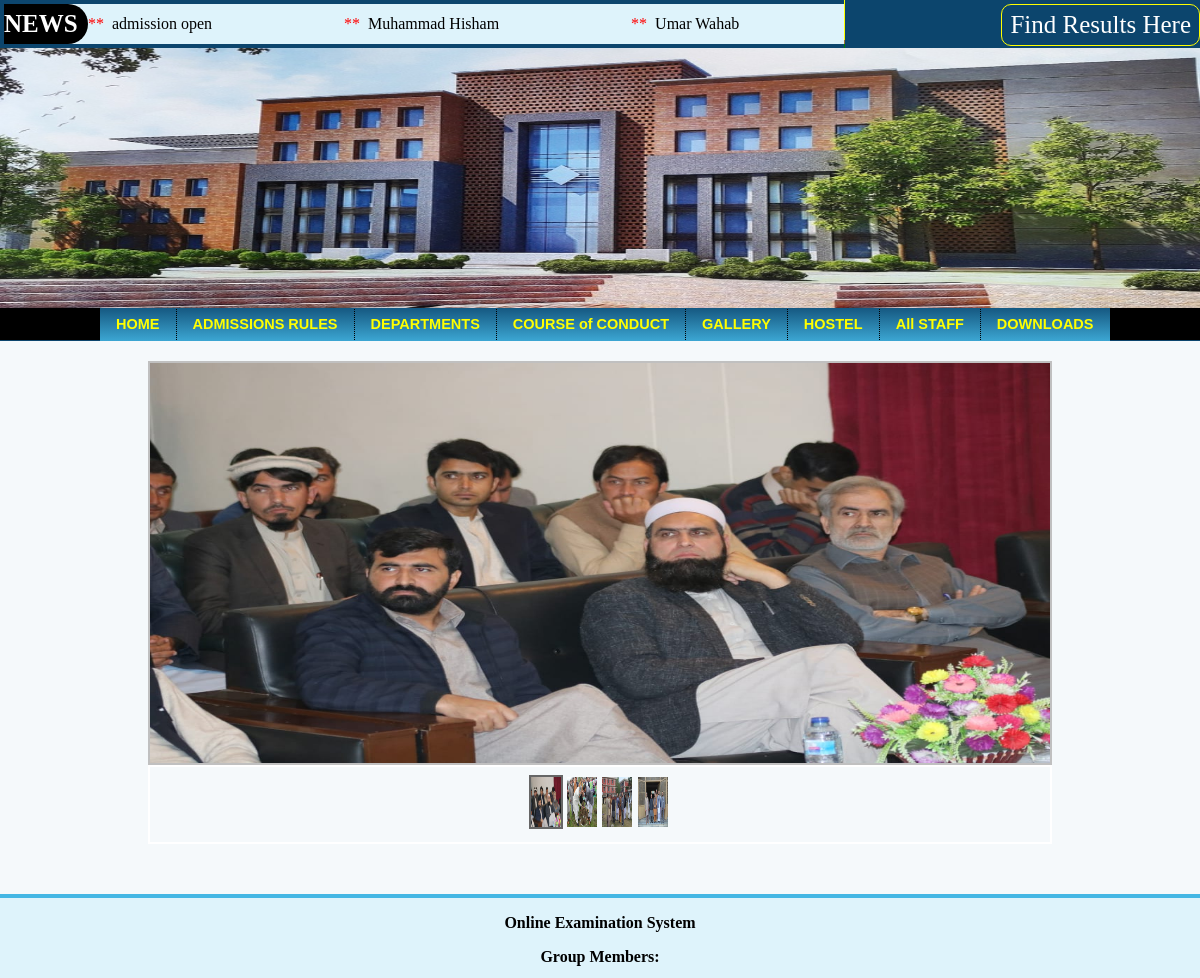
The page /index.php?page=gallery on the database its author committed.
### tables this page shows
CREATE TABLE `news` (
  `news_id` int(20) NOT NULL,
  `title` varchar(100) NOT NULL,
  `heading` varchar(200) NOT NULL,
  `url` text NOT NULL,
  `date` varchar(30) NOT NULL,
  `description` mediumtext NOT NULL
);

CREATE TABLE `gallery` (
  `img_id` int(20) NOT NULL,
  `img_path` text NOT NULL
);

### index.php (the view, shortened to what this page needs)
<html>
<head>
<link href="css/layout.css" rel="stylesheet">
  <link rel="stylesheet" href="gallery/css/responsiveslides.css">
  <link rel="stylesheet" href="gallery/css/demo.css">
</head>
<body>
<div id="container">
	<div id="header">
		<div id="top_bar">
			<div id="top_bar_left">
			<div style="float:left; width:10%; height:100%; color:white;  font-weight:bold; background:black; border-bottom-right-radius:70px; border-top-right-radius:70px; font-size:25px">NEWS</div>
			<div style="float:right; width:90%;" >
			<?php
			$news=mysql_query("select * from news");
			?>
			<marquee onmouseover="this.stop()" onmouseout="this.start()">
			<?php
			while($n=mysql_fetch_array($news)){
			?>
			<a href="news_detail.php?news_id=<?php echo $n['news_id'];?>"><font color=red>**&nbsp;&nbsp;</font><font color="black"><?php echo $n['title'];?></a>
			<?php
			}
			?>
			</font></marquee>
			</div>
			</div>
			<div id="top_bar_right">
				<a href="findResult.php" style="float:right; margin-right:0px; padding:0px 8px; border:1px solid yellow; border-radius:10px; font-size:25px;"><font color="white">Find Results Here</font></a>
			</div>
			<div id="main_head">
		    <img src="images/buner.jpg" height="260px" width="100%"/>
			</div>
		</div>
	</div>
	<div id="navigation_bar">
	 <ul>
	 <li><a href="index.php?page=home">HOME</a></li>
	 <li><a href="index.php?page=admission_rules">ADMISSIONS RULES</a></li>
	 <li><a href="index.php?page=departements">DEPARTMENTS</a></li>
	  <li><a href="index.php?page=course_of_conduct">COURSE of CONDUCT</a></li>
	 <li><a href="index.php?page=gallery">GALLERY</a></li>
	  <li><a href="index.php?page=hostel">HOSTEL</a></li>
	 <li><a href="index.php?page=staff">All STAFF</a></li>
	 <li><a href="index.php?page=download" style="border-right:none;">DOWNLOADS</a></li>
	 </ul>
	</div>
	<div id="main_body">
		<?php
		if($_REQUEST['page']=='admission_rules'){
			include("admission_rules.php");
		}else if($_REQUEST['page']=='departements'){
		include("departements.php");
		}else if($_REQUEST['page']=='depart_detail'){
		include("depart_detail.php");
		}else if($_REQUEST['page']=='depart_staff_detail'){
		include("depart_staff_details.php");
		}else if ($_REQUEST['page']=='course_of_conduct'){
			include("course_of_conduct.php");
		}else if ($_REQUEST['page']=='gallery'){
			include("gallery.php");
		}
		?>
	</div>
</div>
<div id="footer">
	<P>Online Examination System</P>
	<P>Group Members: </P>
</div>
</body>
</html>

### gallery.php (shortened to what this page needs)
<div class="wraper">
    <ul class="rslides" id="slider3">
	<?php
	$photos=mysql_query("select * from gallery");
	while($ph=mysql_fetch_array($photos))
	{
	?>
      <li><img src="admin/<?php echo $ph['img_path'];?>" alt="" ></li>
     <?php
	}
	 ?>
    </ul>
    <ul id="slider3-pager">
	<?php
	$photos=mysql_query("select * from gallery");
	while($ph=mysql_fetch_array($photos))
	{
	?>
      <li><a href="#"><img src="admin/<?php echo $ph['img_path'];?>" alt="" height=50 width=30></a></li>
     <?php
	}
	 ?>
    </ul>
</div>

### css/layout.css (style rules this page uses)
body { margin:0px; background:#def3fb; }
#container { width:1200px; height:auto; color:gray; margin:0 auto; }
#header { width:100%; height:300px; background:green; }
#main_body { width:100%; height:auto; background:#f5f9fb; float:left; }
#navigation_bar ul { margin:0; padding:0; margin-left:100px; }
#footer { float:left; background:; width:100%; height:80px; text-align:center; font-weight:bolder; color:black; margin:0px; border-top:4px solid #44b7e4; }
#top_bar { width:100%; height:40px; background:yellow; border-bottom:4px solid #9F7533; }
#top_bar_left { line-height:40px; height:40px; float:left; background:#def3fb; width:70%; border-bottom:4px solid #0c456d; border-top:4px solid #0c456d; border-left:4px solid #0c456d; }
#top_bar_right { line-height:40px; height:40px; float:right; background:#0c456d; width:29.6%; border-bottom:4px solid #0c456d; border-top:4px solid #0c456d; }

### gallery/css/responsiveslides.css (style rules this page uses)
.rslides { position: relative; list-style: none; overflow: hidden; width: 100%; padding: 0; margin: 0; }
.rslides li { -webkit-backface-visibility: hidden; position: absolute; display: none; width: 100%; left: 0; top: 0; }
.rslides li:first-child { position: relative; display: block; float: left; }
.rslides img { height:400; float: left; width: 900px; border: 0; }

### gallery/css/demo.css (style rules this page uses)
.wraper { margin:20 auto; }
.rslides { margin: 0 auto 50px; }
#slider2, #slider3 { border:2px solid silver; box-shadow: none; -moz-box-shadow: none; -webkit-box-shadow: none; margin: 0 auto; }
.rslides_tabs { list-style: none; padding: 0; background: ; border:2px solid white; font-size: 18px; list-style: none; margin: 0 auto 50px; max-width: 900px; padding: 10px 0; text-align: center; width: 100%; }
.rslides_tabs li { display: inline; float: none; margin-right: 1px; }
.rslides_tabs a { width: auto; line-height: 20px; padding: 9px 30px; height: auto; background: transparent; display: inline; }
.rslides_tabs li:first-child { margin-left: 0; }
.rslides_tabs .rslides_here a { background: rgba(255,255,255,.1); color: #fff; font-weight: bold; }
a { color: #fff; text-decoration: none; }
#slider3-pager a { display: inline-block; }
#slider3-pager img { float: left; }
#slider3-pager .rslides_here a { background: transparent; box-shadow: 0 0 0 2px #666; }
#slider3-pager a { padding: 0; }

### index.php (style rules this page uses)
#navigation_bar { width:100%; height:40px; font-family:sans serif, arial; font-weight:bold; color:black; font-size:14.5px; background:black; float:left; border-bottom:1px solid #0c456d; }
#navigation_bar ul li { list-style:; }
#navigation_bar ul { margin:0; padding:0; margin-left:100px; }
#navigation_bar ul li { list-style:none; }
#navigation_bar ul li a { float:left; border-right:1px dotted black; padding:16px 16px; background:linear-gradient(180deg,#0c456d,#44b7e4); text-decoration:none; color:yellow; }

### rows shown on the page
news: title "admission open"
news: title "Muhammad Hisham"
news: title "Umar Wahab"
gallery: img_path (picture)
gallery: img_path (picture)
gallery: img_path (picture)
gallery: img_path (picture)
